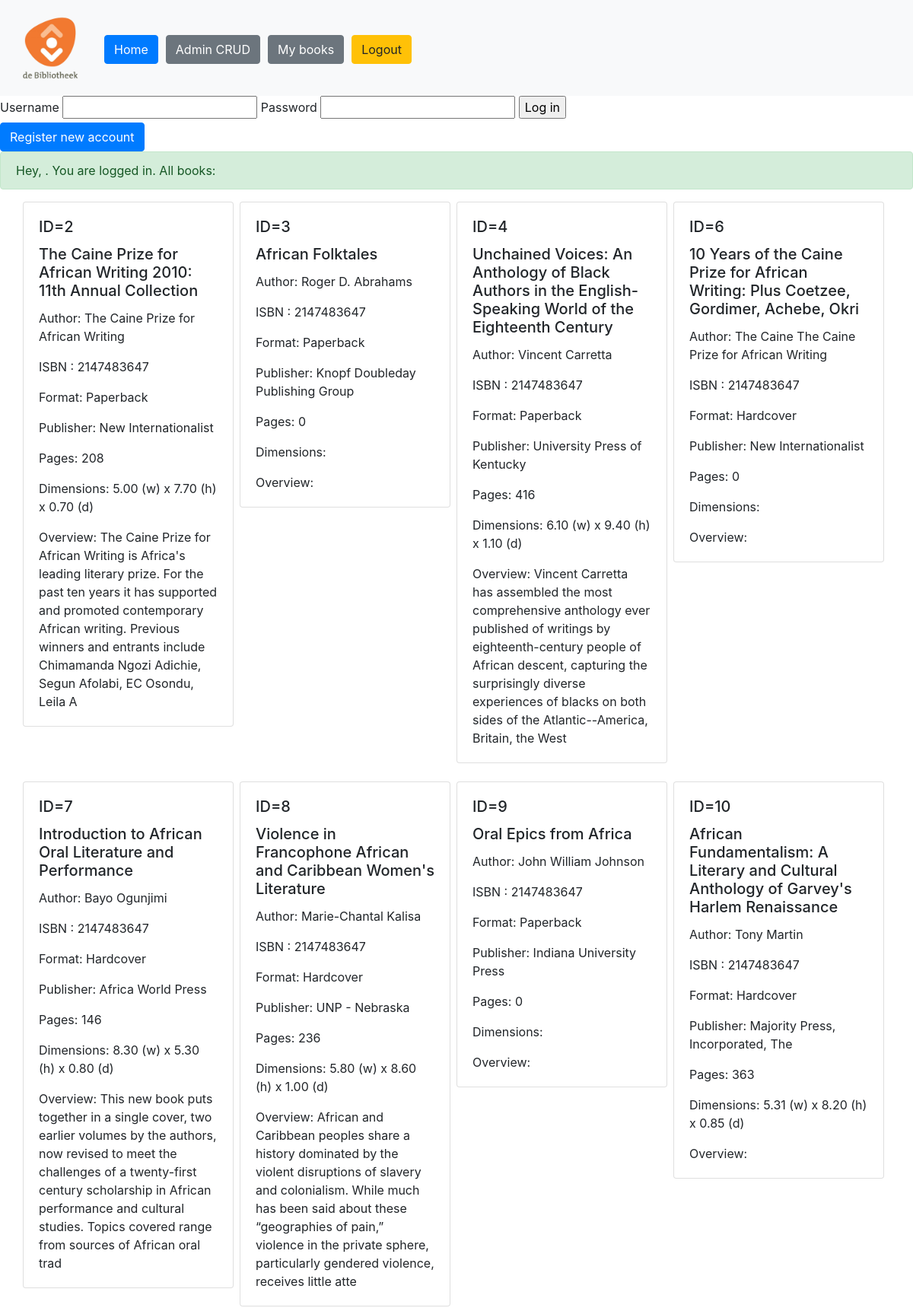
Page /admin/read.php (upper part) on the committed database.
### tables this page shows
CREATE TABLE `bibliotheek` (
  `bibliotheekid` int(11) NOT NULL,
  `title` varchar(255) NOT NULL,
  `author` varchar(255) NOT NULL,
  `isbn13` int(50) NOT NULL,
  `format` varchar(255) NOT NULL,
  `publisher` varchar(255) NOT NULL,
  `pages` int(11) NOT NULL,
  `dimensions` varchar(255) NOT NULL,
  `overview` varchar(255) NOT NULL
);

### admin/classes/Login.php (called while the page is built, shortened)
<?php
class Login
{
    public function isUserLoggedIn()
    {
        return false;
    }
}

### admin/read.php (the view, shortened to what this page needs)
<?php
include "include/header.php";
require_once("classes/Login.php");
$login = new Login();
if ($login->isUserLoggedIn() == true) {
} else {
    include("views/not_logged_in.php");
}
?>
<div class="alert alert-success" role="alert">
    Hey, <?php echo $_SESSION['user_name']; ?>. You are logged in.
    All books:
</div>
<div class="container">
    <div class="card-group">
        <div class='row'>
            <?php
        $liqry = $con->prepare("SELECT bibliotheekid, title, author, isbn13, format, publisher, pages, dimensions, overview FROM bibliotheek");
        if ($liqry === false) {
            echo mysqli_error($con);
        } else {
            $liqry->bind_result($id, $title, $author, $isbn13, $format, $publisher, $pages, $dimensions, $overview);
            if ($liqry->execute()) {
                $liqry->store_result();
                while ($liqry->fetch()) {
                    ?>
            <div class='col-md-3 '>
                <div class='mr-2'>
                    <div class="row">
                        <div class='card'>
                            <div class='card-body'>
                            <h5 class='card-title'>ID=<?php echo $id;?></h5>
                            <h5 class='card-title'><?php echo $title;?></h5>
                                    <p class='card-text'>Author: <?php echo $author;?></p>
                                    <p class="card-text">ISBN : <?php echo $isbn13;?></p>
                                    <p class='card-text'>Format: <?php echo $format;?></p>
                                    <p class='card-text'>Publisher: <?php echo $publisher;?></p>
                                    <p class='card-text'>Pages: <?php echo $pages;?></p>
                                    <p class='card-text'>Dimensions: <?php echo $dimensions;?></p>
                                    <p class='card-text'>Overview: <?php echo strip_tags($overview);?></p>
                            </div>
                        </div>
                    </div>
                </div>
                <br>
            </div>
            <?php
                }
            }
        }
        ?>
        </div>
    </div>
</div>
<?php
include("include/footer.php");
?>

### admin/include/header.php (shortened to what this page needs)
<!DOCTYPE html>
<html lang="en">
<head>
    <link rel="stylesheet" href="../assets/css/style.css">
    <link rel="stylesheet" href="https://stackpath.bootstrapcdn.com/bootstrap/4.4.1/css/bootstrap.min.css"
>
    <link href='assets/css/style.css' rel='stylesheet'>
</head>
<body>
<nav class="navbar navbar-expand-lg navbar-light bg-light">
    <a class="navbar-brand" href="index.php"><img src=".././assets/img/logo.png"></a>
        <div class="collapse navbar-collapse" id="navbarText">
            <ul class="navbar-nav mr-auto">
                <li class="nav-item mt-2">
                    <a href="../index.php" type="button" class="btn btn-primary">Home</a>
                </li>
                <li class="nav-item mt-2">
                    <a href="../admin" type="button" class="btn btn-secondary">Admin CRUD</a>
                </li>
                <li class="nav-item mt-2">
                    <a href="views/books.php" type="button" class="btn btn-secondary">My books</a>
                </li>
                <li class="nav-item mt-2">
                    <a href="index.php?logout" type="button" class="btn btn-warning">Logout</a>
                </li>
            </ul>
        </div>
</nav>

### admin/views/not_logged_in.php (shortened to what this page needs)
<form method="post" action="index.php" name="loginform">
    <label for="login_input_username">Username</label>
    <input id="login_input_username" class="login_input" type="text" name="user_name" required />
    <label for="login_input_password">Password</label>
    <input id="login_input_password" class="login_input" type="password" name="user_password" autocomplete="off" required />
    <input type="submit"  name="login" value="Log in" />
</form>
<a class="btn btn-primary" href="register.php">Register new account</a>

### admin/include/footer.php (shortened to what this page needs)
</body>
</html>

### assets/css/style.css (style rules this page uses)
img { width: 100px; }
li { margin: 5px; }

### rows in the picture
bibliotheek: bibliotheekid "2", title "The Caine Prize for African Writing 2010: 11th Annual Collection", author "The Caine Prize for African Writing", isbn13 "2147483647", format "Paperback", publisher "New Internationalist", pages "208", dimensions "5.00 (w) x 7.70 (h) x 0.70 (d)", overview "The Caine Prize for African Writing is Africa's leading literary prize. For the past ten years it has supported and promoted contemporary African writing. Previous winners and entrants include Chimamanda Ngozi Adichie, Segun Afolabi, EC Osondu, Leila A"
bibliotheek: bibliotheekid "3", title "African Folktales", author "Roger D. Abrahams", isbn13 "2147483647", format "Paperback", publisher "Knopf Doubleday Publishing Group", pages "0"
bibliotheek: bibliotheekid "4", title "Unchained Voices: An Anthology of Black Authors in the English-Speaking World of the Eighteenth Century", author "Vincent Carretta", isbn13 "2147483647", format "Paperback", publisher "University Press of Kentucky", pages "416", dimensions "6.10 (w) x 9.40 (h) x 1.10 (d)", overview "Vincent Carretta has assembled the most comprehensive anthology ever published of writings by eighteenth-century people of African descent, capturing the surprisingly diverse experiences of blacks on both sides of the Atlantic--America, Britain, the West"
bibliotheek: bibliotheekid "6", title "10 Years of the Caine Prize for African Writing: Plus Coetzee, Gordimer, Achebe, Okri", author "The Caine The Caine Prize for African Writing", isbn13 "2147483647", format "Hardcover", publisher "New Internationalist", pages "0"
bibliotheek: bibliotheekid "7", title "Introduction to African Oral Literature and Performance", author "Bayo Ogunjimi", isbn13 "2147483647", format "Hardcover", publisher "Africa World Press", pages "146", dimensions "8.30 (w) x 5.30 (h) x 0.80 (d)", overview "This new book puts together in a single cover, two earlier volumes by the authors, now revised to meet the challenges of a twenty-first century scholarship in African performance and cultural studies. Topics covered range from sources of African oral trad"
bibliotheek: bibliotheekid "8", title "Violence in Francophone African and Caribbean Women's Literature", author "Marie-Chantal Kalisa", isbn13 "2147483647", format "Hardcover", publisher "UNP - Nebraska", pages "236", dimensions "5.80 (w) x 8.60 (h) x 1.00 (d)", overview "African and Caribbean peoples share a history dominated by the violent disruptions of slavery and colonialism. While much has been said about these “geographies of pain,” violence in the private sphere, particularly gendered violence, receives little atte"
bibliotheek: bibliotheekid "9", title "Oral Epics from Africa", author "John William Johnson", isbn13 "2147483647", format "Paperback", publisher "Indiana University Press", pages "0"
bibliotheek: bibliotheekid "10", title "African Fundamentalism: A Literary and Cultural Anthology of Garvey's Harlem Renaissance", author "Tony Martin", isbn13 "2147483647", format "Hardcover", publisher "Majority Press, Incorporated, The", pages "363", dimensions "5.31 (w) x 8.20 (h) x 0.85 (d)"
